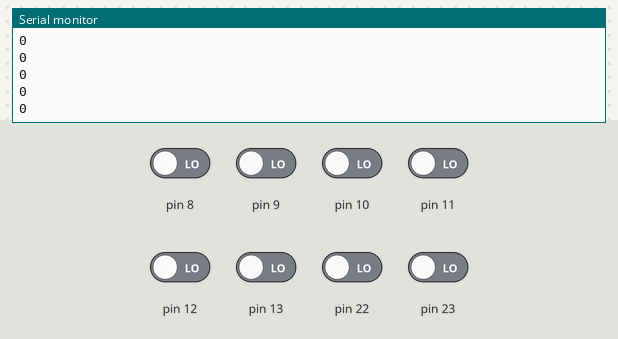
The sketch below on a simulated Arduino Uno, built with avr-gcc and run on an emulated ATmega328P. Parts: the last lines printed to the serial monitor. Inputs (shaded band) come from the test bench; at power-on: pin 8–13, pin 22, pin 23 LOW.

Above: at 1.2 s.
1.3 s: pin 8 driven HIGH
At 2.3 s:
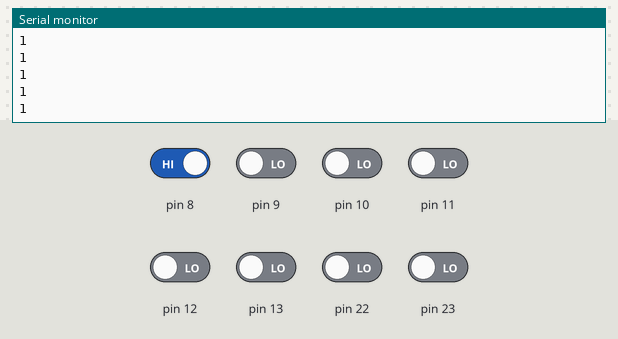
2.8 s: pin 9 driven HIGH
At 3.5 s:
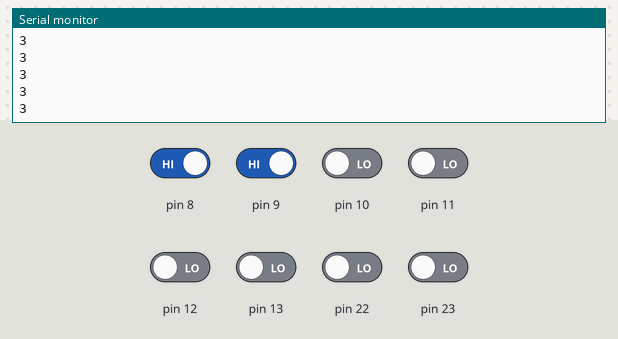
4.3 s: pin 10 driven HIGH
At 5.3 s:
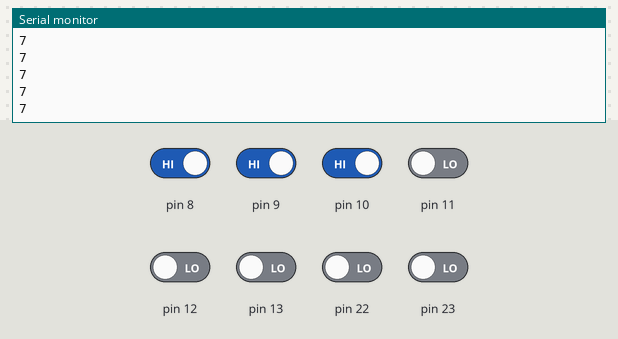
5.8 s: pin 11 driven HIGH
At 6.9 s:
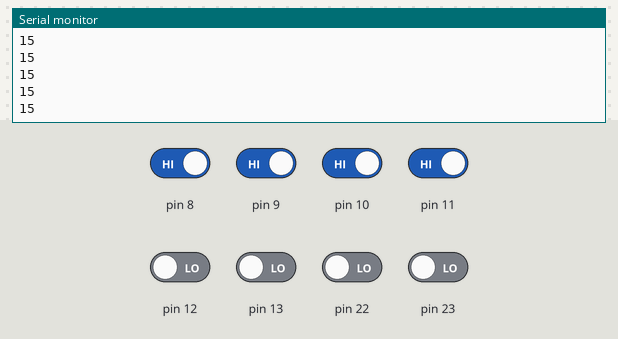
7.3 s: pin 12 driven HIGH
At 8.1 s:
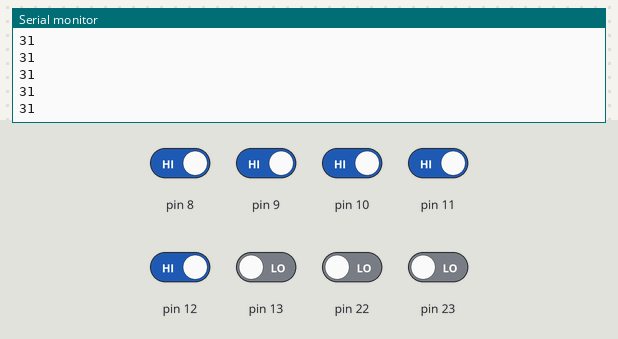
Timing chart, 0 to 8.4 s (numbered marks = the images above; inputs shaded):
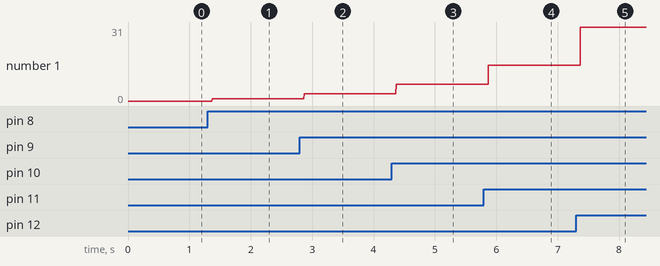

The sketch:

First_breadboard_nov_2019.ino
```cpp
void setup() {
  // put your setup code here, to run once:
  Serial.begin(9600);
  DDRB = 0x00;
}

void loop() {
  // put your main code here, to run repeatedly:
  Serial.println(PINB);
}
```

Measured:
- after the input at 1.3 s, the serial monitor: prints a new line after 0.07 s (image 1)
- after the input at 2.8 s, the serial monitor: prints a new line after 0.07 s (image 2)
- after the input at 4.3 s, the serial monitor: prints a new line after 0.07 s (image 3)
- after the input at 5.8 s, the serial monitor: prints a new line after 0.07 s (image 4)
- after the input at 7.3 s, the serial monitor: prints a new line after 0.07 s (image 5)
- plotted number 1: 0 → 1 after the input at 1.3 s, 1 → 3 after the input at 2.8 s, 3 → 7 after the input at 4.3 s, 7 → 15 after the input at 5.8 s, 15 → 31 after the input at 7.3 s
